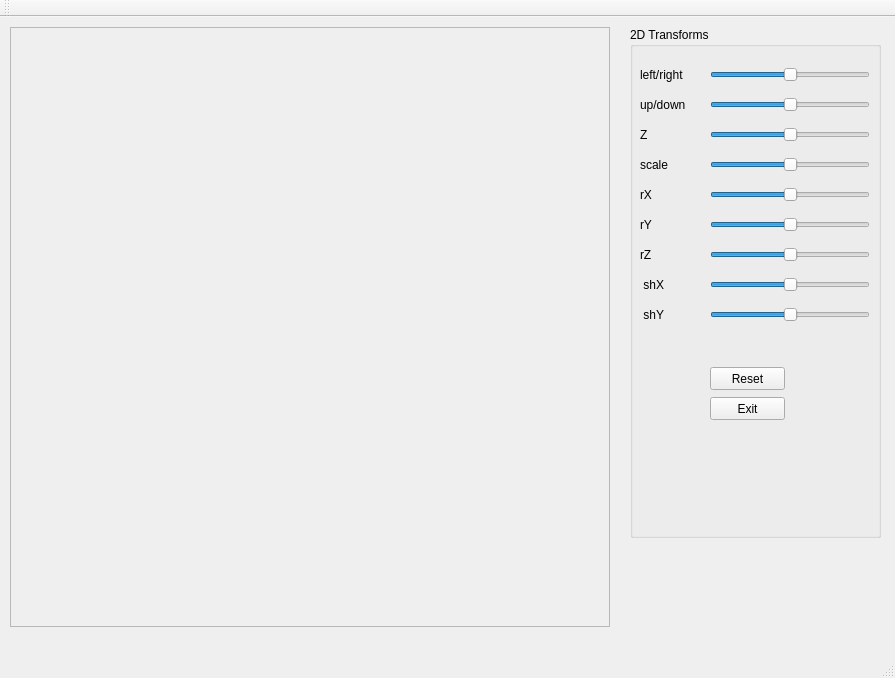
<?xml version="1.0" encoding="UTF-8"?>
<ui version="4.0">
 <class>MyWindow</class>
 <widget class="QMainWindow" name="MyWindow">
  <property name="geometry">
   <rect>
    <x>0</x>
    <y>0</y>
    <width>895</width>
    <height>678</height>
   </rect>
  </property>
  <property name="windowTitle">
   <string>MyWindow</string>
  </property>
  <widget class="QWidget" name="centralWidget">
   <widget class="QFrame" name="rysujFrame">
    <property name="geometry">
     <rect>
      <x>10</x>
      <y>10</y>
      <width>600</width>
      <height>600</height>
     </rect>
    </property>
    <property name="frameShape">
     <enum>QFrame::StyledPanel</enum>
    </property>
    <property name="frameShadow">
     <enum>QFrame::Raised</enum>
    </property>
   </widget>
   <widget class="QGroupBox" name="groupBox">
    <property name="geometry">
     <rect>
      <x>630</x>
      <y>10</y>
      <width>251</width>
      <height>511</height>
     </rect>
    </property>
    <property name="title">
     <string>2D Transforms</string>
    </property>
    <widget class="QPushButton" name="exitButton">
     <property name="geometry">
      <rect>
       <x>80</x>
       <y>370</y>
       <width>75</width>
       <height>23</height>
      </rect>
     </property>
     <property name="text">
      <string>Exit</string>
     </property>
    </widget>
    <widget class="QSlider" name="upDown">
     <property name="geometry">
      <rect>
       <x>80</x>
       <y>70</y>
       <width>160</width>
       <height>16</height>
      </rect>
     </property>
     <property name="minimum">
      <number>0</number>
     </property>
     <property name="maximum">
      <number>99</number>
     </property>
     <property name="singleStep">
      <number>1</number>
     </property>
     <property name="pageStep">
      <number>1</number>
     </property>
     <property name="value">
      <number>50</number>
     </property>
     <property name="orientation">
      <enum>Qt::Horizontal</enum>
     </property>
    </widget>
    <widget class="QSlider" name="leftRigth">
     <property name="geometry">
      <rect>
       <x>80</x>
       <y>40</y>
       <width>160</width>
       <height>16</height>
      </rect>
     </property>
     <property name="minimum">
      <number>0</number>
     </property>
     <property name="maximum">
      <number>99</number>
     </property>
     <property name="singleStep">
      <number>5</number>
     </property>
     <property name="pageStep">
      <number>100</number>
     </property>
     <property name="value">
      <number>50</number>
     </property>
     <property name="sliderPosition">
      <number>50</number>
     </property>
     <property name="tracking">
      <bool>true</bool>
     </property>
     <property name="orientation">
      <enum>Qt::Horizontal</enum>
     </property>
     <property name="invertedAppearance">
      <bool>false</bool>
     </property>
     <property name="invertedControls">
      <bool>false</bool>
     </property>
     <property name="tickPosition">
      <enum>QSlider::NoTicks</enum>
     </property>
    </widget>
    <widget class="QLabel" name="translationLabelY">
     <property name="geometry">
      <rect>
       <x>10</x>
       <y>70</y>
       <width>49</width>
       <height>16</height>
      </rect>
     </property>
     <property name="text">
      <string>up/down</string>
     </property>
    </widget>
    <widget class="QLabel" name="translationLabelX">
     <property name="geometry">
      <rect>
       <x>10</x>
       <y>40</y>
       <width>49</width>
       <height>16</height>
      </rect>
     </property>
     <property name="text">
      <string>left/right</string>
     </property>
    </widget>
    <widget class="QPushButton" name="exitButton_2">
     <property name="geometry">
      <rect>
       <x>80</x>
       <y>340</y>
       <width>75</width>
       <height>23</height>
      </rect>
     </property>
     <property name="text">
      <string>Reset</string>
     </property>
    </widget>
    <widget class="QSlider" name="scale">
     <property name="geometry">
      <rect>
       <x>80</x>
       <y>130</y>
       <width>160</width>
       <height>16</height>
      </rect>
     </property>
     <property name="minimum">
      <number>0</number>
     </property>
     <property name="maximum">
      <number>50</number>
     </property>
     <property name="singleStep">
      <number>1</number>
     </property>
     <property name="pageStep">
      <number>1</number>
     </property>
     <property name="value">
      <number>25</number>
     </property>
     <property name="orientation">
      <enum>Qt::Horizontal</enum>
     </property>
    </widget>
    <widget class="QLabel" name="scaleLabel">
     <property name="geometry">
      <rect>
       <x>10</x>
       <y>130</y>
       <width>49</width>
       <height>16</height>
      </rect>
     </property>
     <property name="text">
      <string>scale</string>
     </property>
    </widget>
    <widget class="QSlider" name="rotation">
     <property name="geometry">
      <rect>
       <x>80</x>
       <y>160</y>
       <width>160</width>
       <height>16</height>
      </rect>
     </property>
     <property name="minimum">
      <number>0</number>
     </property>
     <property name="maximum">
      <number>1256</number>
     </property>
     <property name="singleStep">
      <number>1</number>
     </property>
     <property name="pageStep">
      <number>1</number>
     </property>
     <property name="value">
      <number>628</number>
     </property>
     <property name="orientation">
      <enum>Qt::Horizontal</enum>
     </property>
    </widget>
    <widget class="QLabel" name="rotationLabelX">
     <property name="geometry">
      <rect>
       <x>10</x>
       <y>160</y>
       <width>81</width>
       <height>16</height>
      </rect>
     </property>
     <property name="text">
      <string>rX</string>
     </property>
    </widget>
    <widget class="QLabel" name="shXLabel">
     <property name="geometry">
      <rect>
       <x>10</x>
       <y>250</y>
       <width>49</width>
       <height>16</height>
      </rect>
     </property>
     <property name="text">
      <string> shX</string>
     </property>
    </widget>
    <widget class="QSlider" name="shX">
     <property name="geometry">
      <rect>
       <x>80</x>
       <y>250</y>
       <width>160</width>
       <height>16</height>
      </rect>
     </property>
     <property name="minimum">
      <number>0</number>
     </property>
     <property name="maximum">
      <number>200</number>
     </property>
     <property name="singleStep">
      <number>1</number>
     </property>
     <property name="pageStep">
      <number>1</number>
     </property>
     <property name="value">
      <number>100</number>
     </property>
     <property name="orientation">
      <enum>Qt::Horizontal</enum>
     </property>
    </widget>
    <widget class="QLabel" name="shYLabel">
     <property name="geometry">
      <rect>
       <x>10</x>
       <y>280</y>
       <width>49</width>
       <height>16</height>
      </rect>
     </property>
     <property name="text">
      <string> shY</string>
     </property>
    </widget>
    <widget class="QSlider" name="shY">
     <property name="geometry">
      <rect>
       <x>80</x>
       <y>280</y>
       <width>160</width>
       <height>16</height>
      </rect>
     </property>
     <property name="minimum">
      <number>0</number>
     </property>
     <property name="maximum">
      <number>200</number>
     </property>
     <property name="singleStep">
      <number>1</number>
     </property>
     <property name="pageStep">
      <number>1</number>
     </property>
     <property name="value">
      <number>100</number>
     </property>
     <property name="orientation">
      <enum>Qt::Horizontal</enum>
     </property>
    </widget>
    <widget class="QLabel" name="translationLabelZ">
     <property name="geometry">
      <rect>
       <x>10</x>
       <y>100</y>
       <width>49</width>
       <height>16</height>
      </rect>
     </property>
     <property name="text">
      <string>Z</string>
     </property>
    </widget>
    <widget class="QSlider" name="Zslider">
     <property name="geometry">
      <rect>
       <x>80</x>
       <y>100</y>
       <width>160</width>
       <height>16</height>
      </rect>
     </property>
     <property name="minimum">
      <number>0</number>
     </property>
     <property name="maximum">
      <number>99</number>
     </property>
     <property name="singleStep">
      <number>1</number>
     </property>
     <property name="pageStep">
      <number>1</number>
     </property>
     <property name="value">
      <number>50</number>
     </property>
     <property name="orientation">
      <enum>Qt::Horizontal</enum>
     </property>
    </widget>
    <widget class="QLabel" name="rotationLabelY">
     <property name="geometry">
      <rect>
       <x>10</x>
       <y>190</y>
       <width>71</width>
       <height>16</height>
      </rect>
     </property>
     <property name="text">
      <string>rY</string>
     </property>
    </widget>
    <widget class="QSlider" name="rotationY">
     <property name="geometry">
      <rect>
       <x>80</x>
       <y>190</y>
       <width>160</width>
       <height>16</height>
      </rect>
     </property>
     <property name="minimum">
      <number>0</number>
     </property>
     <property name="maximum">
      <number>1256</number>
     </property>
     <property name="singleStep">
      <number>1</number>
     </property>
     <property name="pageStep">
      <number>1</number>
     </property>
     <property name="value">
      <number>628</number>
     </property>
     <property name="orientation">
      <enum>Qt::Horizontal</enum>
     </property>
    </widget>
    <widget class="QSlider" name="rotationZ">
     <property name="geometry">
      <rect>
       <x>80</x>
       <y>220</y>
       <width>160</width>
       <height>16</height>
      </rect>
     </property>
     <property name="minimum">
      <number>0</number>
     </property>
     <property name="maximum">
      <number>1256</number>
     </property>
     <property name="singleStep">
      <number>1</number>
     </property>
     <property name="pageStep">
      <number>1</number>
     </property>
     <property name="value">
      <number>628</number>
     </property>
     <property name="orientation">
      <enum>Qt::Horizontal</enum>
     </property>
    </widget>
    <widget class="QLabel" name="rotationLabelY_2">
     <property name="geometry">
      <rect>
       <x>10</x>
       <y>220</y>
       <width>71</width>
       <height>16</height>
      </rect>
     </property>
     <property name="text">
      <string>rZ</string>
     </property>
    </widget>
   </widget>
  </widget>
  <widget class="QToolBar" name="mainToolBar">
   <attribute name="toolBarArea">
    <enum>TopToolBarArea</enum>
   </attribute>
   <attribute name="toolBarBreak">
    <bool>false</bool>
   </attribute>
  </widget>
  <widget class="QStatusBar" name="statusBar"/>
  <widget class="QMenuBar" name="menuBar">
   <property name="geometry">
    <rect>
     <x>0</x>
     <y>0</y>
     <width>895</width>
     <height>29</height>
    </rect>
   </property>
  </widget>
 </widget>
 <layoutdefault spacing="6" margin="11"/>
 <resources/>
 <connections/>
</ui>
